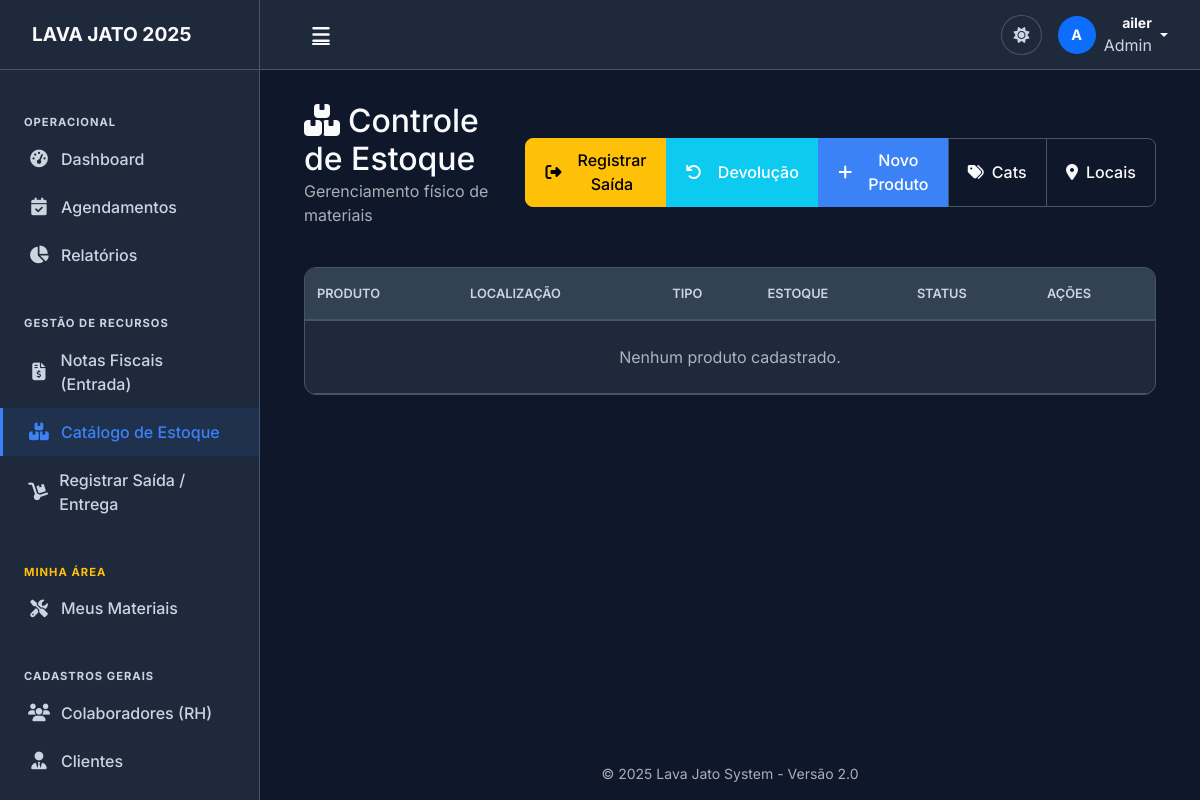
/gestao/estoque/ (signed in), run on an earlier commit of the app's database.
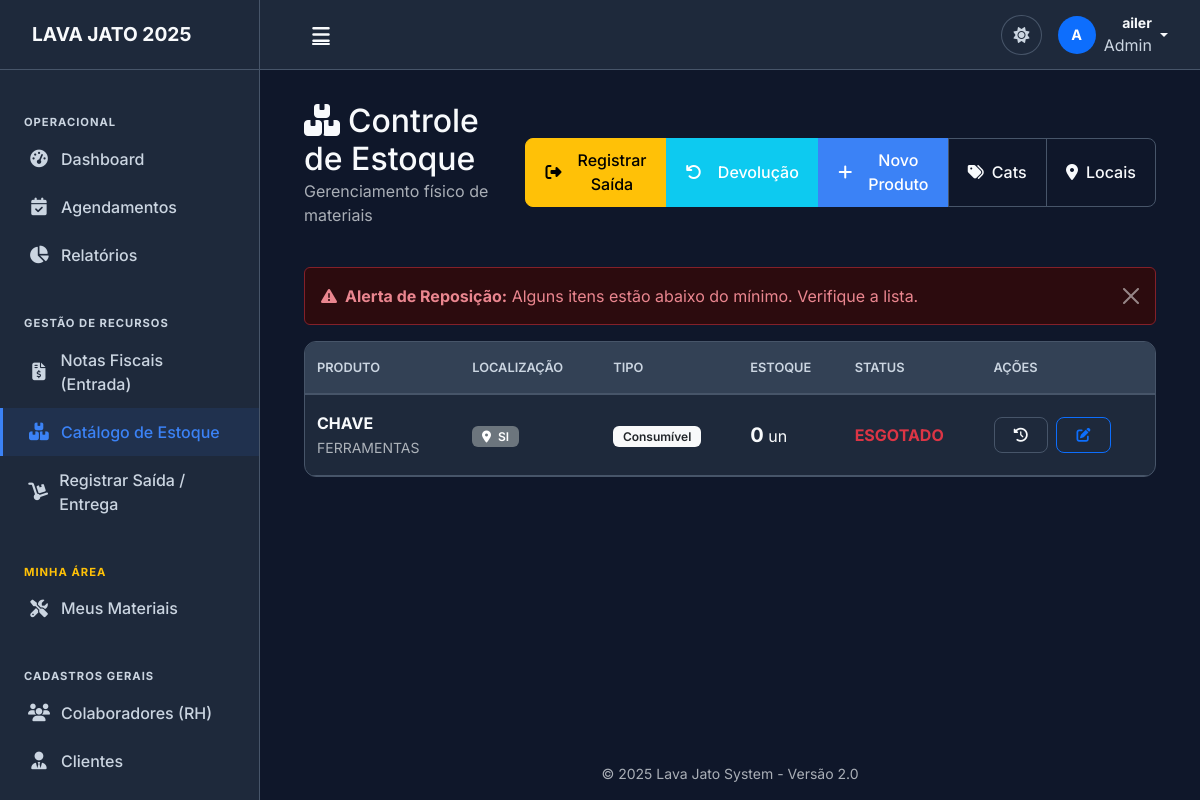
And on a later commit of the database.
### gestao/models.py (models this page shows, shortened)
class Produto(models.Model):
    TIPO_CHOICES = [
        ('CONSUMIVEL', 'Consumível (Sabão, Cera, etc.)'),
        ('DURAVEL', 'Durável/Ferramenta (Politriz, etc.)'),
    ]
    nome = models.CharField('Produto', max_length=100)
    categoria = models.ForeignKey(Categoria, on_delete=models.SET_NULL, null=True, blank=True)
    tipo = models.CharField(max_length=20, choices=TIPO_CHOICES, default='CONSUMIVEL')
    unidade_medida = models.CharField('Unidade', max_length=20, default='UN')
    localizacao = models.ForeignKey(LocalArmazenamento, on_delete=models.SET_NULL, null=True, blank=True, verbose_name="Localização Física")
    estoque_minimo = models.PositiveIntegerField('Estoque Mínimo', default=5)
    quantidade_atual = models.PositiveIntegerField('Quantidade em Estoque', default=0)
    custo_medio = models.DecimalField('Custo Médio', max_digits=10, decimal_places=2, default=0)
    class Meta:
        verbose_name = 'Produto do Estoque'
        verbose_name_plural = 'Catálogo de Produtos'

class Categoria(models.Model):
    nome = models.CharField(max_length=50, unique=True)
    def __str__(self):
        return self.nome
    class Meta: verbose_name_plural = "Categorias"

class LocalArmazenamento(models.Model):
    nome = models.CharField('Nome/Identificação', max_length=50, help_text="Ex: Prateleira A1, Armário 2")
    descricao = models.CharField('Descrição', max_length=100, blank=True)
    def __str__(self):
        return self.nome
    class Meta: verbose_name = "Local de Armazenamento"

### gestao/views.py (the view)
# urls.py: path('estoque/', views.estoque_lista, name='estoque_lista'),
@login_required
def estoque_lista(request):
    produtos = Produto.objects.select_related('localizacao', 'categoria').all().order_by('nome')
    alertas = [p for p in produtos if p.quantidade_atual <= p.estoque_minimo]
    return render(request, 'gestao/estoque_lista.html', {
        'produtos': produtos,
        'alertas': alertas
    })

### gestao/templates/gestao/estoque_lista.html (shortened to what the changed rows need)
{% extends 'base/base.html' %}
{% block content %}
<div class="container-fluid">
    <div class="d-flex justify-content-between align-items-center mb-4">
        <div>
            <h2 class="mb-0"><i class="fas fa-boxes me-2"></i>Controle de Estoque</h2>
        </div>
        <div class="btn-group">
        </div>
    </div>
    {% if alertas %}
    <div class="alert alert-danger alert-dismissible fade show" role="alert">
        <strong><i class="fas fa-exclamation-triangle me-2"></i>Alerta de Reposição:</strong>
        Alguns itens estão abaixo do mínimo. Verifique a lista.
        <button type="button" class="btn-close" data-bs-dismiss="alert"></button>
    </div>
    {% endif %}
    <div class="card-custom">
        <div class="table-responsive">
            <table class="table table-hover align-middle">
                <thead class="table-dark">
                    <tr>
                        <th>Produto</th>
                        <th>Localização</th>
                        <th>Tipo</th>
                        <th>Estoque</th>
                        <th>Status</th>
                        <th>Ações</th>
                    </tr>
                </thead>
                <tbody>
                    {% for produto in produtos %}
                    <tr>
                        <td>
                            <div class="fw-bold">{{ produto.nome }}</div>
                            <small class="text-muted">{{ produto.categoria|default:"Sem categoria" }}</small>
                        </td>
                        <td>
                            {% if produto.localizacao %}
                                <span class="badge bg-secondary"><i class="fas fa-map-marker-alt me-1"></i> {{ produto.localizacao }}</span>
                            {% else %}
                                <span class="text-muted">-</span>
                            {% endif %}
                        </td>
                        <td>
                            {% if produto.tipo == 'DURAVEL' %}
                                <span class="badge bg-info text-dark">Durável</span>
                            {% else %}
                                <span class="badge bg-light text-dark">Consumível</span>
                            {% endif %}
                        </td>
                        <td>
                            <strong class="fs-5">{{ produto.quantidade_atual }}</strong> {{ produto.unidade_medida }}
                        </td>
                        <td>
                            {% if produto.quantidade_atual == 0 %}
                                <span class="text-danger fw-bold">ESGOTADO</span>
                            {% elif produto.quantidade_atual <= produto.estoque_minimo %}
                                <span class="text-warning fw-bold">BAIXO</span>
                            {% else %}
                                <span class="text-success">OK</span>
                            {% endif %}
                        </td>
                        <td>
                            <a href="{% url 'historico_produto' produto.id %}" class="btn btn-sm btn-outline-secondary me-1" title="Ver Histórico (Log)">
                                <i class="fas fa-history"></i>
                            </a>
                            <a href="{% url 'produto_update' produto.id %}" class="btn btn-sm btn-outline-primary" title="Editar">
                                <i class="fas fa-edit"></i>
                            </a>
                        </td>
                    </tr>
                    {% empty %}
                    <tr>
                        <td colspan="6" class="text-center py-4 text-muted">Nenhum produto cadastrado.</td>
                    </tr>
                    {% endfor %}
                </tbody>
            </table>
        </div>
    </div>
</div>
{% endblock %}

What changed in the data, as far as the page shows it:
added Produto: nome "CHAVE", categoria "FERRAMENTAS", localizacao "SI", tipo "Consumível", quantidade_atual "0", unidade_medida "un", shows "ESGOTADO"
Also different on the page:
text no longer shown: "Nenhum produto cadastrado."
text now shown: "Alerta de Reposição: Alguns itens estão abaixo do mínimo. Verifique a lista."
